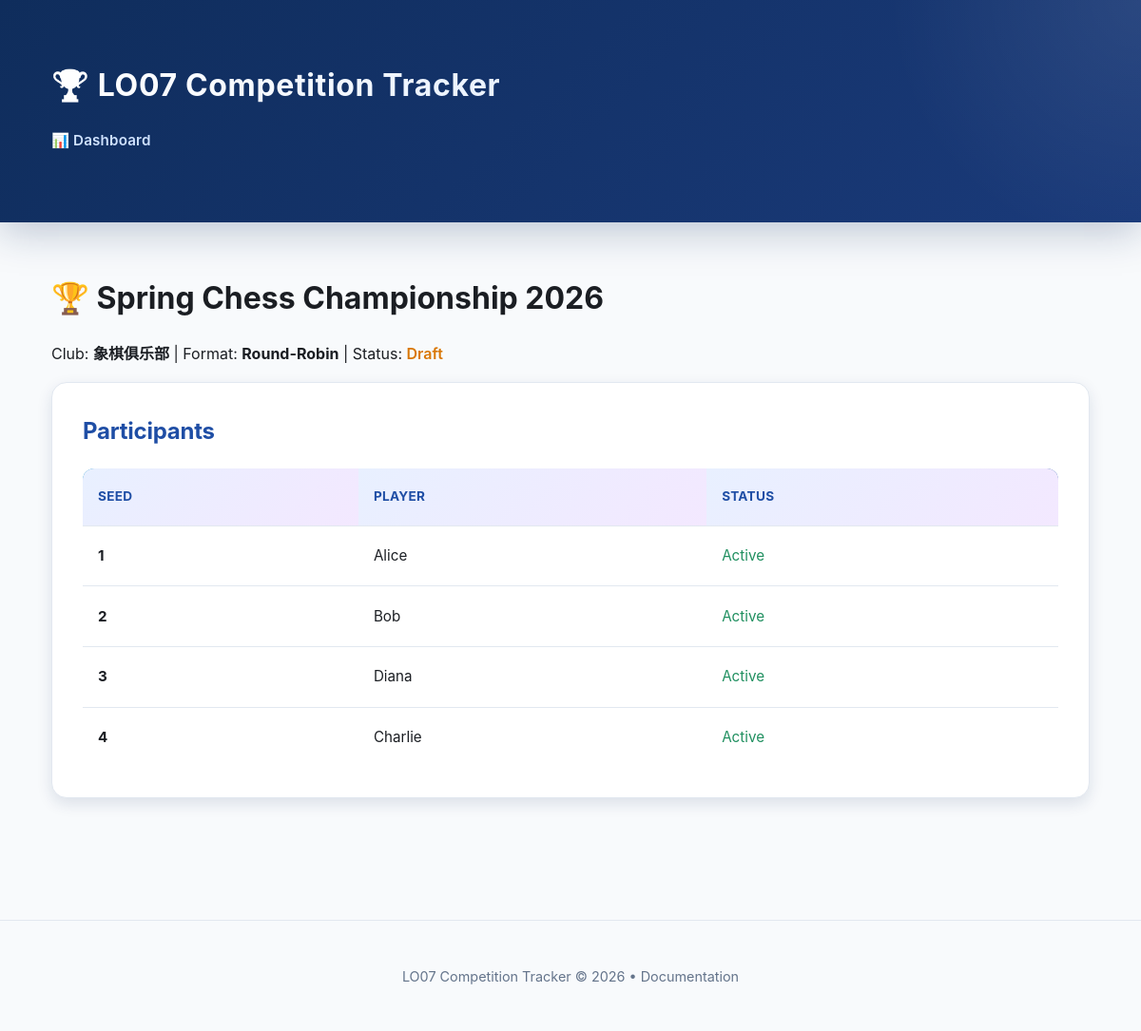
/tournament_detail.php?id=1, run on the app's committed database.
### tables this page shows
CREATE TABLE tournaments (
            id INTEGER PRIMARY KEY AUTOINCREMENT,
            club_id INTEGER NOT NULL,
            name TEXT NOT NULL,
            format TEXT NOT NULL DEFAULT "round-robin",
            status TEXT NOT NULL DEFAULT "draft",
            created_at TEXT NOT NULL,
            FOREIGN KEY (club_id) REFERENCES clubs(id) ON DELETE CASCADE
        );

CREATE TABLE clubs (
            id INTEGER PRIMARY KEY AUTOINCREMENT,
            name TEXT NOT NULL,
            sport TEXT NOT NULL,
            created_by INTEGER NOT NULL,
            created_at TEXT NOT NULL,
            FOREIGN KEY (created_by) REFERENCES users(id)
        );

CREATE TABLE tournament_participants (
            id INTEGER PRIMARY KEY AUTOINCREMENT,
            tournament_id INTEGER NOT NULL,
            user_id INTEGER NOT NULL,
            seed INTEGER NOT NULL,
            status TEXT NOT NULL DEFAULT "active",
            UNIQUE (tournament_id, user_id),
            FOREIGN KEY (tournament_id) REFERENCES tournaments(id) ON DELETE CASCADE,
            FOREIGN KEY (user_id) REFERENCES users(id) ON DELETE CASCADE
        );

CREATE TABLE users (
            id INTEGER PRIMARY KEY AUTOINCREMENT,
            username TEXT NOT NULL UNIQUE,
            created_at TEXT NOT NULL
        );

### public/tournament_detail.php (called while the page is built, shortened)
<?php
require __DIR__ . '/../app/bootstrap.php';
$tournamentId = (int) ($_GET['id'] ?? 0);
$controller = new TournamentController($repo, new TournamentService($repo, $eloService));
$data = $controller->getTournamentData($tournamentId);
extract($data);
require __DIR__ . '/../app/views/tournament_detail.php';

### app/services/TournamentService.php (called while the page is built, shortened)
<?php
class TournamentService
{
    public function getTournament(int $tournamentId): array
    {
        $db = $this->repo->getConnection();
        $stmt = $db->prepare('SELECT * FROM tournaments WHERE id = :id');
        $stmt->execute([':id' => $tournamentId]);
        $tournament = $stmt->fetch(PDO::FETCH_ASSOC);
        return $tournament;
    }
    public function getTournamentParticipants(int $tournamentId): array
    {
        $db = $this->repo->getConnection();
        $stmt = $db->prepare('
            SELECT tp.id, tp.user_id, tp.seed, tp.status, u.username
            FROM tournament_participants tp
            JOIN users u ON tp.user_id = u.id
            WHERE tp.tournament_id = :tournament_id
            ORDER BY tp.seed ASC
        ');
        $stmt->execute([':tournament_id' => $tournamentId]);
        return $stmt->fetchAll(PDO::FETCH_ASSOC);
    }
}

### app/controllers/TournamentController.php (called while the page is built, shortened)
<?php
class TournamentController
{
    public function getTournamentData(int $tournamentId): array
    {
        $tournament = $this->tournamentService->getTournament($tournamentId);
        $club = $this->repo->getClub($tournament['club_id']);
        $participants = $this->tournamentService->getTournamentParticipants($tournamentId);
        $matches = $this->tournamentService->getTournamentMatches($tournamentId);
        $standings = $this->tournamentService->getTournamentStandings($tournamentId);
        return [
            'tournament' => $tournament,
            'club' => $club,
            'participants' => $participants,
            'matches' => $matches,
            'standings' => $standings,
        ];
    }
}

### app/models/Repository.php (called while the page is built, shortened)
<?php
class Repository
{
    private PDO $db;
    public function __construct(PDO $db)
    {
        $this->db = $db;
    }
    public function getClub(int $clubId): ?array
    {
        $stmt = $this->db->prepare(
            'SELECT c.*, u.username AS creator_name
             FROM clubs c
             LEFT JOIN users u ON u.id = c.created_by
             WHERE c.id = :id'
        );
        $stmt->execute(['id' => $clubId]);
        $club = $stmt->fetch(PDO::FETCH_ASSOC);
        return $club ?: null;
    }
}

### app/views/tournament_detail.php (the view, shortened to what this page needs)
<header>
    <h1>🏆 <?= htmlspecialchars($tournament['name']) ?></h1>
    <p>
        Club: <strong><?= htmlspecialchars($club['name']) ?></strong> |
        Format: <strong><?= $tournament['format'] === 'round-robin' ? 'Round-Robin' : 'Single Elimination' ?></strong> |
        Status:
        <?php
        $statusLabels = [
            'draft' => ['label' => 'Draft', 'color' => 'var(--amber)'],
            'in-progress' => ['label' => 'In Progress', 'color' => 'var(--green)'],
            'completed' => ['label' => 'Completed', 'color' => 'var(--blue)'],
        ];
        $status = $statusLabels[$tournament['status']] ?? ['label' => 'Unknown', 'color' => 'gray'];
        ?>
        <span style="color: <?= $status['color'] ?>; font-weight: 600;"><?= $status['label'] ?></span>
    </p>
</header>
<section class="card">
    <h2>Participants</h2>
    <table>
        <thead>
            <tr style="background: linear-gradient(135deg, var(--sky), var(--blue));">
                <th>Seed</th>
                <th>Player</th>
                <th>Status</th>
            </tr>
        </thead>
        <tbody>
            <?php foreach ($participants as $participant) : ?>
                <tr>
                    <td><strong><?= $participant['seed'] ?></strong></td>
                    <td><?= htmlspecialchars($participant['username']) ?></td>
                    <td>
                        <?php
                        $pStatusColor = $participant['status'] === 'active' ? 'var(--green)' : 'var(--red)';
                        ?>
                        <span style="color: <?= $pStatusColor ?>;">
                            <?= ucfirst($participant['status']) ?>
                        </span>
                    </td>
                </tr>
            <?php endforeach; ?>
        </tbody>
    </table>
</section>
<?php
require __DIR__ . '/layout.php';

### public/assets/styles.css (style rules this page uses)
:root { --blue: #1f4ea5; --blue-light: #e8f0ff; --green: #1f8f5f; --green-light: #e8f5ef; --red: #c13b2a; --red-light: #ffe8e5; --amber: #d97706; --amber-light: #fef3e2; --purple: #7c3aed; --purple-light: #f3e8ff; --sky: #0284c7; --sky-light: #e0f2fe; --bg: #f8fafc; --bg-dark: #1e293b; --card: #ffffff; --text: #1b1e23; --muted: #64748b; --border: #e2e8f0; --shadow-sm: 0 2px 6px rgba(15, 45, 92, 0.08); --shadow-md: 0 6px 16px rgba(15, 45, 92, 0.12); --shadow-lg: 0 12px 32px rgba(15, 45, 92, 0.15); }
* { box-sizing: border-box; }
body { margin: 0; font-family: -apple-system, BlinkMacSystemFont, "Segoe UI", "Helvetica Neue", sans-serif; color: var(--text); background: var(--bg); line-height: 1.6; }
.card { background: var(--card); border-radius: 16px; padding: 2rem; margin-bottom: 2rem; box-shadow: var(--shadow-md); transition: all 0.3s ease; border: 1px solid var(--border); position: relative; overflow: hidden; }
.card::before { content: ''; position: absolute; top: 0; left: 0; right: 0; height: 4px; background: linear-gradient(90deg, var(--blue), var(--purple), var(--sky)); transform: scaleX(0); transform-origin: left; transition: transform 0.3s ease; }
.card h2 { margin: 0 0 1.2rem; font-size: 1.5rem; color: var(--blue); font-weight: 700; letter-spacing: -0.01em; }
table { width: 100%; border-collapse: collapse; background: var(--card); border-radius: 12px; overflow: hidden; }
th, td { text-align: left; padding: 1.2rem 1rem; border-bottom: 1px solid var(--border); font-size: 0.95rem; line-height: 1.6; }
th { background: linear-gradient(135deg, var(--blue-light) 0%, var(--purple-light) 100%); color: var(--blue); font-weight: 700; letter-spacing: 0.02em; text-transform: uppercase; font-size: 0.85rem; }
tbody tr { transition: all 0.2s ease; }
tbody tr:last-child td { border-bottom: none; }

### data on the page
tournaments: name "Spring Chess Championship 2026", status "Draft"
clubs: name "象棋俱乐部"
tournament_participants: seed "1", user.username "Alice", status "Active"
tournament_participants: seed "2", user.username "Bob", status "Active"
tournament_participants: seed "3", user.username "Diana", status "Active"
tournament_participants: seed "4", user.username "Charlie", status "Active"
